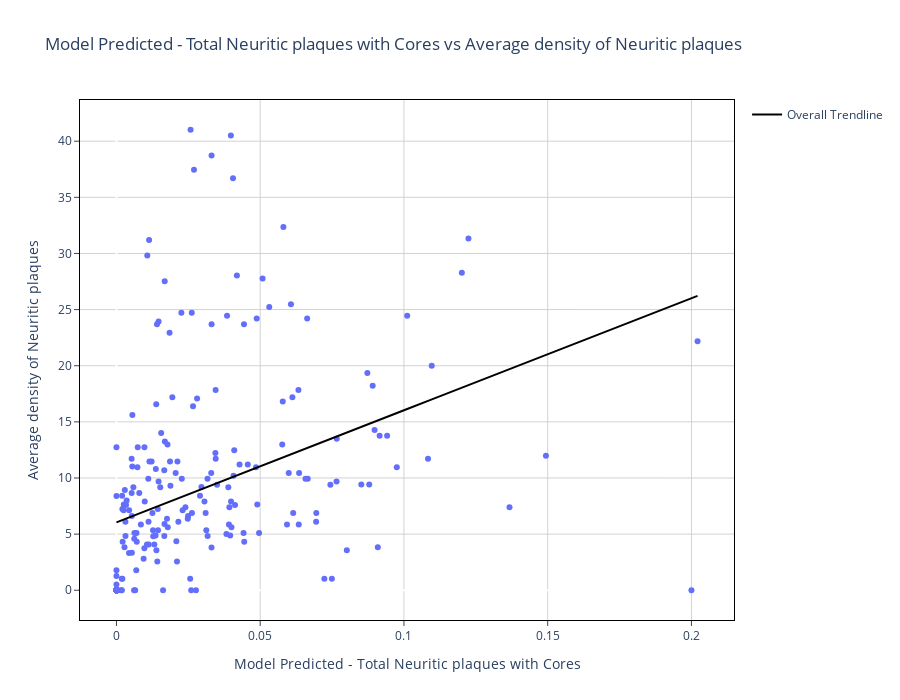

Write notebook code for a chart like this one.
### Code cell
df = plaque_counts_merged[(plaque_counts_merged["total_core_plaques"]<=2500) & (~plaque_counts_merged["MidPlaquesWCoresValue"].isna()) & (~plaque_counts_merged["Plq_Mn_MFG"].isna())]
df["MidPlaquesWCoresValue"] = df["MidPlaquesWCoresValue"].astype(int)
df["MidPlaquesWCoresValue_desc"] =  np.where(df["MidPlaquesWCoresValue"]==1,"Sparse",np.where(df["MidPlaquesWCoresValue"]==3,"Moderate", np.where(df["MidPlaquesWCoresValue"]==5,"Frequent","None")))
df["CERAD Ratings"] = df["MidPlaquesWCoresValue_desc"]
df  = df.sort_values(by="CERAD Ratings")
val_y = "Plq_Mn_MFG"
val_x= "core_density"
title = "Model Predicted - Total Neuritic plaques with Cores vs Average density of Neuritic plaques"
#fig = px.scatter(df, x=val_x, y=val_y, color="CERAD Ratings", trendline="ols", title=title, category_orders={"CERAD Ratings": ["Sparse","Moderate","Frequent"]},trendline_scope="overall",trendline_color_override="black")
fig = px.scatter(df, x=val_x, y=val_y,  trendline="ols", title=title,trendline_scope="overall",trendline_color_override="black")

fig.update_layout(height = 700, width = 900)
fig.update_layout( plot_bgcolor='white')
fig.update_xaxes( mirror=True,
    ticks='outside',
    showline=True,
    linecolor='black',
    gridcolor='lightgrey'
)
fig.update_yaxes(
    mirror=True,
    ticks='outside',
    showline=True,
    linecolor='black',
    gridcolor='lightgrey'
)
"""
fig.add_annotation(x=1000, y=20,
            text="R-squared : 0.6",
            showarrow=True,
            arrowhead=1,
            font=dict(
                color="green",
                size=12
            ),arrowcolor="green")
"""
fig.update_layout(
    xaxis_title_text='Model Predicted - Total Neuritic plaques with Cores', # xaxis label
    yaxis_title_text="Average density of Neuritic plaques") # yaxis label
fig.show()


#results = px.get_trendline_results(fig)
#print(results.sumaary())

output = sm.OLS(df[val_y], df[val_x]).fit() 
print(output.summary())

### Figure 1 — Plotly figure (JSON) as saved in the notebook; plotly's stock layout.template omitted (floating-point values rounded to 4 significant figures; data arrays with more than 128 entries replaced by an {"elided": "..."} marker saying what was removed)
{"data": [{"hovertemplate": "core_density=%{x}<br>Plq_Mn_MFG=%{y}<extra></extra>", "legendgroup": "", "marker": {"color": "#636efa", "symbol": "circle"}, "mode": "markers", "name": "", "orientation": "v", "showlegend": false, "type": "scatter", "x": {"elided": "224 float values"}, "xaxis": "x", "y": {"elided": "224 float values"}, "yaxis": "y"}, {"hovertemplate": "<b>OLS trendline</b><br>Plq_Mn_MFG = 99.8478 * core_density + 6.04311<br>R<sup>2</sup>=0.146116<br><br>core_density=%{x}<br>Plq_Mn_MFG=%{y} <b>(trend)</b><extra></extra>", "legendgroup": "Overall Trendline", "line": {"color": "black"}, "mode": "lines", "name": "Overall Trendline", "showlegend": true, "type": "scatter", "x": {"elided": "224 float values"}, "xaxis": "x", "y": {"elided": "224 float values"}, "yaxis": "y"}], "layout": {"height": 700, "legend": {"tracegroupgap": 0}, "plot_bgcolor": "white", "title": {"text": "Model Predicted - Total Neuritic plaques with Cores vs Average density of Neuritic plaques"}, "width": 900, "xaxis": {"anchor": "y", "domain": [0, 1], "gridcolor": "lightgrey", "linecolor": "black", "mirror": true, "showline": true, "ticks": "outside", "title": {"text": "Model Predicted - Total Neuritic plaques with Cores"}}, "yaxis": {"anchor": "x", "domain": [0, 1], "gridcolor": "lightgrey", "linecolor": "black", "mirror": true, "showline": true, "ticks": "outside", "title": {"text": "Average density of Neuritic plaques"}}}}
